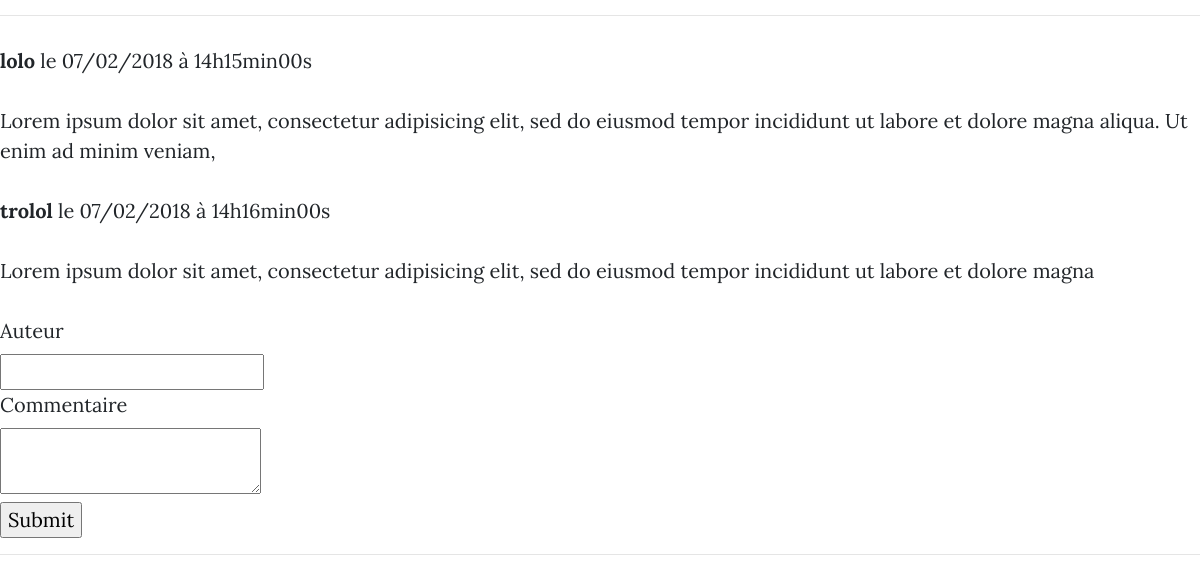
/index.php?action=listPosts&id=2 (lower part), run on an earlier commit of the app's database.
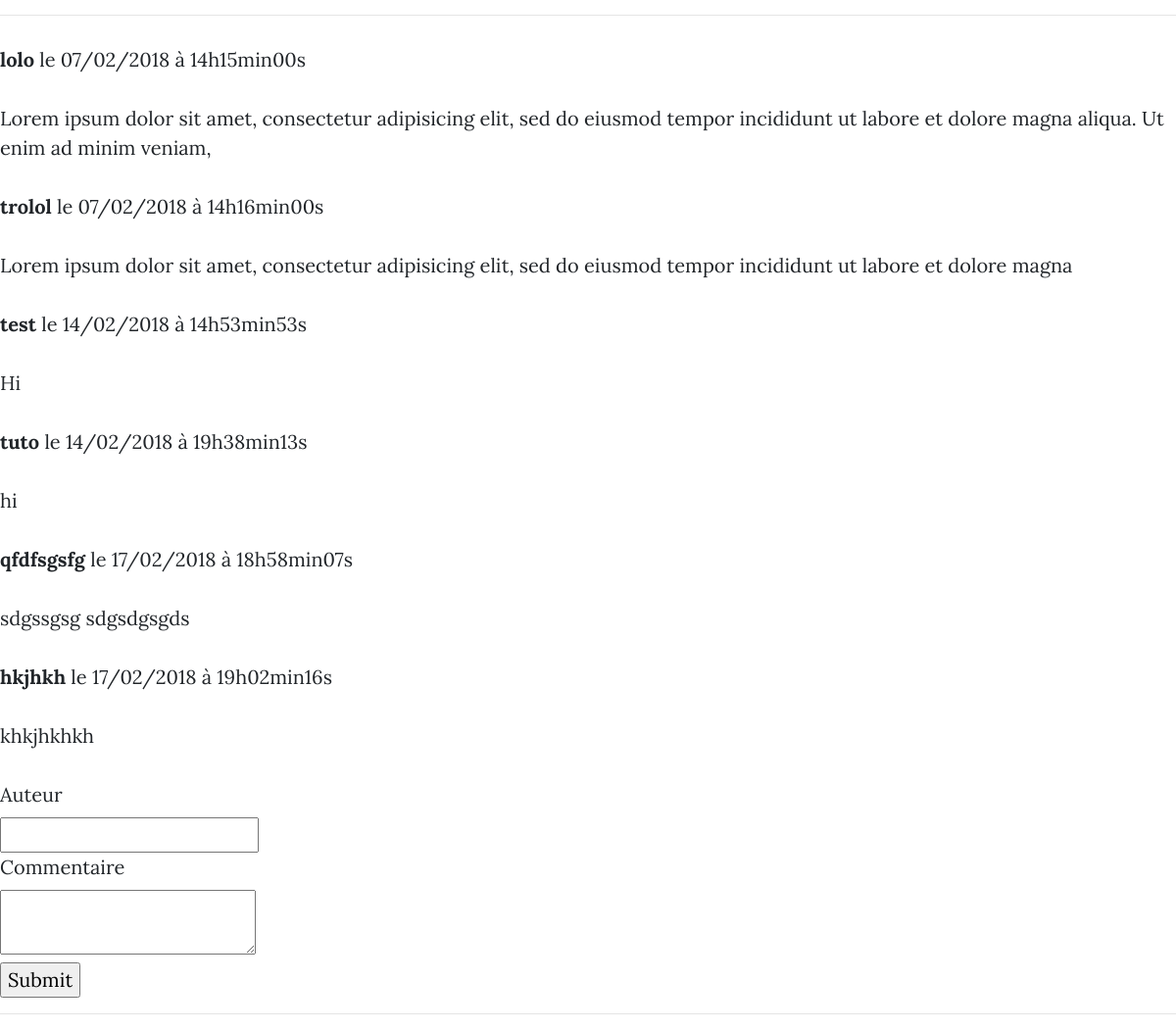
And on a later commit of the database.
### tables this page shows
CREATE TABLE IF NOT EXISTS `comments` (
  `id` int(11) NOT NULL AUTO_INCREMENT,
  `chapter_id` int(11) NOT NULL,
  `author` varchar(255) NOT NULL,
  `comment` text NOT NULL,
  `comment_date` datetime NOT NULL,
  PRIMARY KEY (`id`)
);

### controller/frontend/controller.php (called while the page is built, shortened)
<?php
require_once(__DIR__ . "/../../model/frontend/model.php");
class Controller extends Model {
    public function listPosts()
    {
        $model = new Model();
        $chapter = $model->getChapter($_GET['id']);
        $comments = $model->getComments($_GET['id']);
        require('view/frontend/commentsView.php');
    }
}

### model/frontend/model.php (called while the page is built, shortened)
<?php
class Model extends Manager {
	 public function getChapter($chapterId)
	{
		$db = $this->dbConnect();
		$req = $db->prepare('SELECT id, title, content, DATE_FORMAT(creation_date, \'%d/%m/%Y à %Hh%imin%ss\') AS creation_date_fr FROM chapters WHERE id = ?');
		$req->execute(array($chapterId));
		$chapter = $req->fetch();
		return $chapter;
	}
	 public function getComments($chapterId)
	{
		$db = $this->dbConnect();
		$comments = $db->prepare('SELECT author, comment, DATE_FORMAT(comment_date, \'%d/%m/%Y à %Hh%imin%ss\') AS comment_date_fr FROM comments WHERE chapter_id = ? ORDER BY comment_date');
		$comments->execute(array($chapterId));
		return $comments;
	}
}

### view/frontend/commentsView.php (the view, shortened to what this page needs)
    <hr>
    <?php
while ($comment = $comments->fetch())
{
?>
<p><strong><?= htmlspecialchars($comment['author']); ?></strong> le <?= $comment['comment_date_fr']; ?></p>
<p><?=htmlspecialchars($comment['comment']); ?></p>
<?php
}
?>
<form action="index.php?action=addComment&amp;id=<?= $chapter['id'] ?>" method="post">
    <div>
        <label for="author">Auteur</label><br />
        <input type="text" id="author" name="author" />
    </div>
    <div>
        <label for="comment">Commentaire</label><br />
        <textarea id="comment" name="comment"></textarea>
    </div>
    <div>
        <input type="submit" />
    </div>
</form>
    <hr>
<?php require('template.php'); ?>

What changed in the data, as far as the page shows it:
added comments: author "test", comment_date_fr "14/02/2018 à 14h53min53s", comment "Hi"
added comments: author "tuto", comment_date_fr "14/02/2018 à 19h38min13s", comment "hi"
added comments: author "qfdfsgsfg", comment_date_fr "17/02/2018 à 18h58min07s", comment "sdgssgsg sdgsdgsgds"
added comments: author "hkjhkh", comment_date_fr "17/02/2018 à 19h02min16s", comment "khkjhkhkh"
